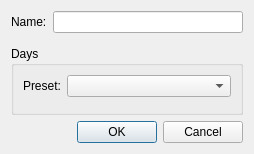
<?xml version="1.0" encoding="UTF-8"?>
<ui version="4.0">
 <class>TourEditor</class>
 <widget class="QDialog" name="TourEditor">
  <property name="geometry">
   <rect>
    <x>0</x>
    <y>0</y>
    <width>254</width>
    <height>154</height>
   </rect>
  </property>
  <property name="windowTitle">
   <string>Edit Tour</string>
  </property>
  <layout class="QVBoxLayout" name="verticalLayout_2">
   <item>
    <layout class="QFormLayout" name="formLayout">
     <item row="0" column="0">
      <widget class="QLabel" name="label">
       <property name="text">
        <string>Name:</string>
       </property>
      </widget>
     </item>
     <item row="0" column="1">
      <widget class="QLineEdit" name="leName"/>
     </item>
    </layout>
   </item>
   <item>
    <widget class="QGroupBox" name="groupBox">
     <property name="sizePolicy">
      <sizepolicy hsizetype="Preferred" vsizetype="Minimum">
       <horstretch>0</horstretch>
       <verstretch>0</verstretch>
      </sizepolicy>
     </property>
     <property name="title">
      <string>Days</string>
     </property>
     <layout class="QVBoxLayout" name="verticalLayout">
      <item>
       <layout class="QHBoxLayout" name="horizontalLayout">
        <item>
         <widget class="QLabel" name="label_2">
          <property name="sizePolicy">
           <sizepolicy hsizetype="Maximum" vsizetype="Preferred">
            <horstretch>0</horstretch>
            <verstretch>0</verstretch>
           </sizepolicy>
          </property>
          <property name="text">
           <string>Preset:</string>
          </property>
         </widget>
        </item>
        <item>
         <widget class="QComboBox" name="cbDayTypes"/>
        </item>
       </layout>
      </item>
      <item>
       <widget class="WdgDaySelector" name="daySelector" native="true">
        <property name="sizePolicy">
         <sizepolicy hsizetype="Preferred" vsizetype="Minimum">
          <horstretch>0</horstretch>
          <verstretch>0</verstretch>
         </sizepolicy>
        </property>
       </widget>
      </item>
     </layout>
    </widget>
   </item>
   <item>
    <widget class="QDialogButtonBox" name="buttonBox">
     <property name="orientation">
      <enum>Qt::Horizontal</enum>
     </property>
     <property name="standardButtons">
      <set>QDialogButtonBox::Cancel|QDialogButtonBox::Ok</set>
     </property>
    </widget>
   </item>
  </layout>
 </widget>
 <customwidgets>
  <customwidget>
   <class>WdgDaySelector</class>
   <extends>QWidget</extends>
   <header>Widgets/WdgDaySelector.h</header>
   <container>1</container>
   <slots>
    <signal>weekDaysChanged()</signal>
   </slots>
  </customwidget>
 </customwidgets>
 <resources/>
 <connections>
  <connection>
   <sender>buttonBox</sender>
   <signal>accepted()</signal>
   <receiver>TourEditor</receiver>
   <slot>accept()</slot>
   <hints>
    <hint type="sourcelabel">
     <x>248</x>
     <y>254</y>
    </hint>
    <hint type="destinationlabel">
     <x>157</x>
     <y>274</y>
    </hint>
   </hints>
  </connection>
  <connection>
   <sender>buttonBox</sender>
   <signal>rejected()</signal>
   <receiver>TourEditor</receiver>
   <slot>reject()</slot>
   <hints>
    <hint type="sourcelabel">
     <x>316</x>
     <y>260</y>
    </hint>
    <hint type="destinationlabel">
     <x>286</x>
     <y>274</y>
    </hint>
   </hints>
  </connection>
 </connections>
</ui>
